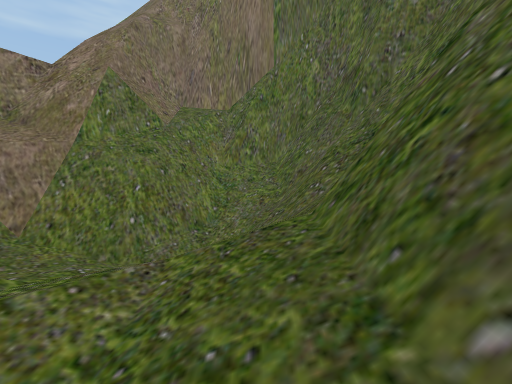
view 1 (above)

12 first-person views from a walk through a 3-D level made in the Unity game engine. The camera is 1.2 m above the floor, tilts 6° down and sees 90° across. The floor is counted in squares, 1 m on a side. Each view is taken from the middle of a square. On the plan, view 1 faces up. The plan holds only what a view shows up to about 12 squares ahead; the rest is blank. The place goes on beyond the plan. Some surface patterns are stand-ins.

view 2
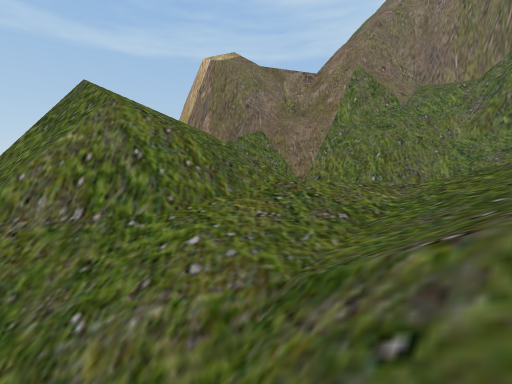

view 3
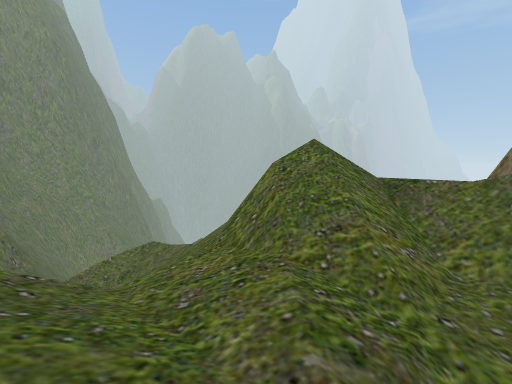

view 4
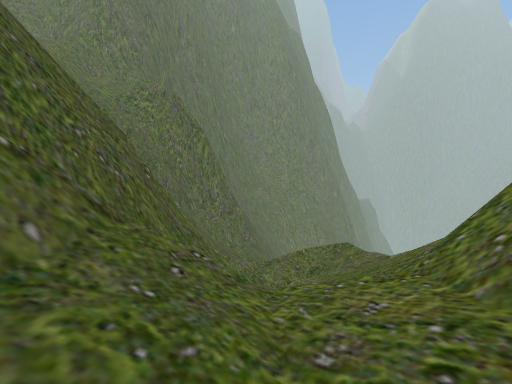

view 5
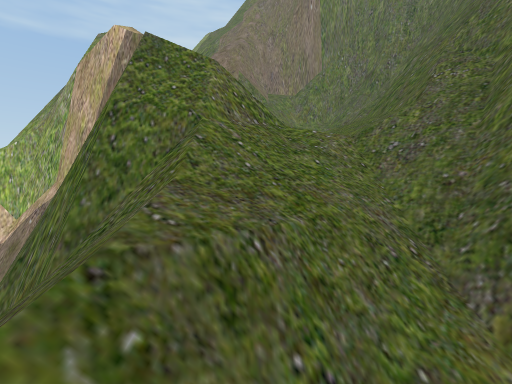

view 6
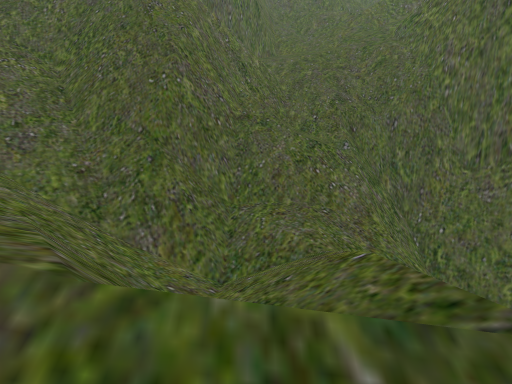

view 7
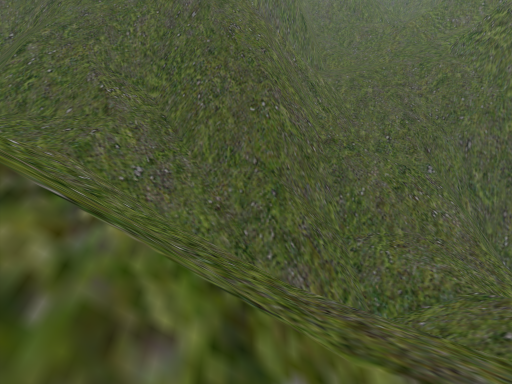

view 8
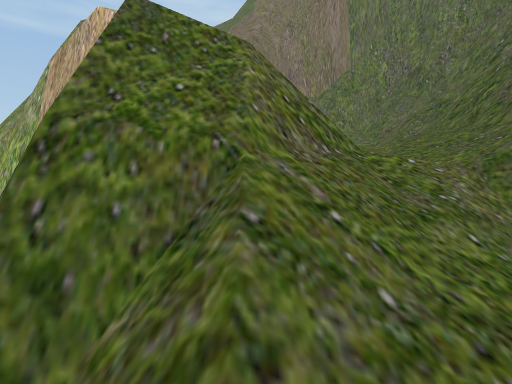

view 9
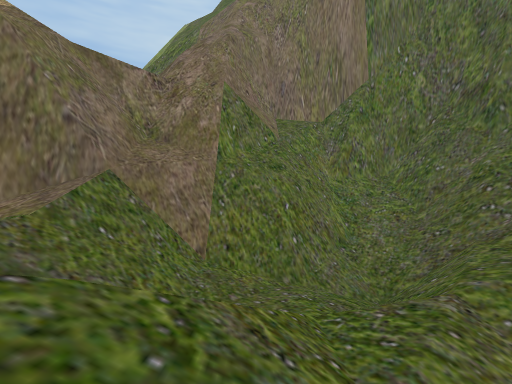

view 10
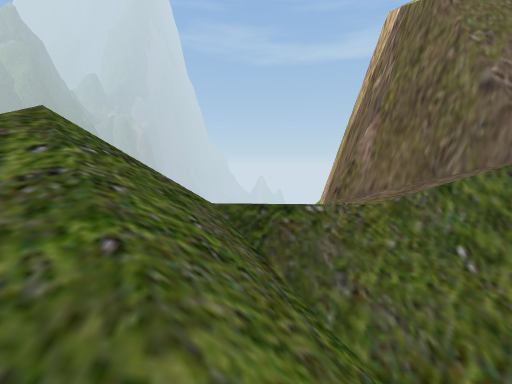

view 11
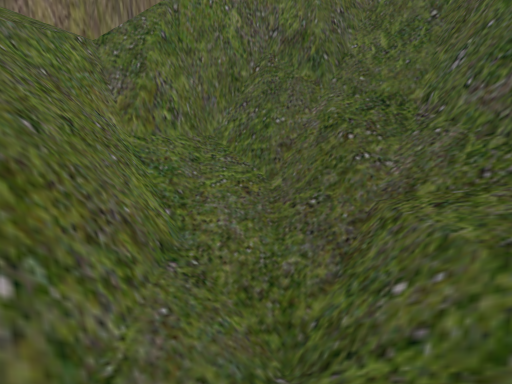

view 12
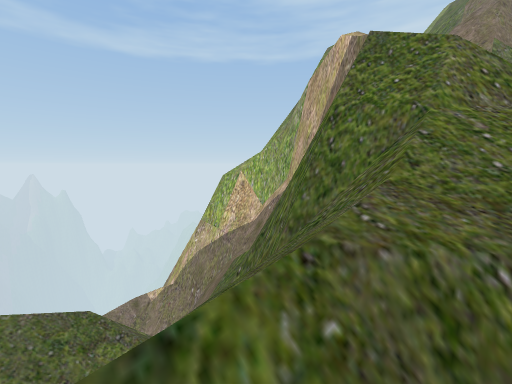

### Floor plan
Key: @ floor where view 1 was taken; # wall or solid block; . main floor; : floor 0.25 m higher than the main floor; + floor 0.5 m higher than the main floor; / step, stairs or slope; = window, fence, low wall or low ledge; v drop or lower ground.
Columns run from 9 left of view 1 to 4 right of it. Each row starts with its distance up from view 1.
 11         #
 10       ######
  9      ###==###
  8   #  ####/=###
  7   ######//=###
  6  ######///##=#
  5 ###=/./////=##
  4 #=///.////=###
  3 vv/////://=###
  2   ////+///=###
  1   ////////=###
  0   /////./@=###
 -1 vvvv#=/////=##
 -2  ##+=/////=##
 -3  ###/////=##
 -4   #/////=##
 -5   ///##/=##
 -6   ///=#/==##
 -7    ///////=#
 -8     //////=#
 -9         //=##
-10         ///=#
-11          /vv##
-12           vvv#
-13          ##v##

Positions as (right, up) in squares from view 1, and headings:
1: (0, 0), facing up
2: (0, -2), facing up-left
3: (0, 4), facing down-left
4: (-1, 3), facing down
5: (-4, -8), facing up
6: (-6, -7), facing right
7: (-6, -4), facing right
8: (-5, -5), facing up
9: (-4, 0), facing up
10: (-4, 2), facing left
11: (-3, 4), facing up-right
12: (-4, -8), facing up-left
